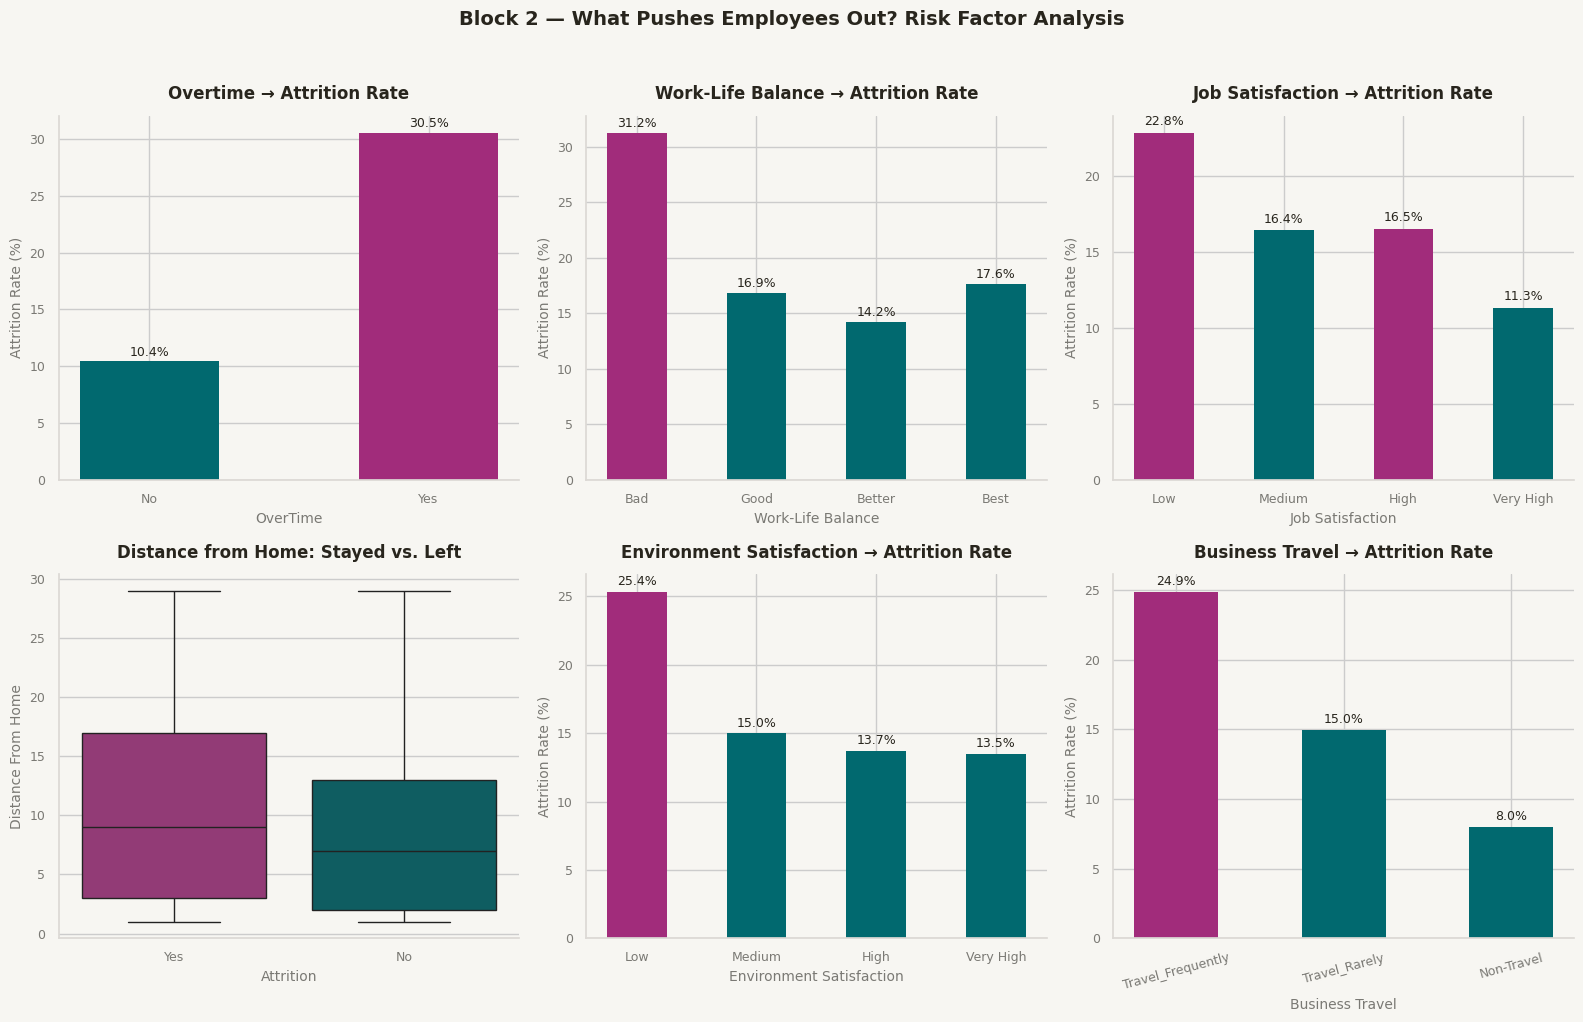

Generate this figure with Python:
fig, axes = plt.subplots(2, 3, figsize=(16, 10))
fig.patch.set_facecolor(BG)
fig.suptitle(
    'Block 2 — What Pushes Employees Out? Risk Factor Analysis',
    color=TEXT, fontsize=14, fontweight='bold', y=1.02
)

# 2A — Overtime
ot = df.groupby('OverTime')['Attrition_Binary'].mean().mul(100)
ax = axes[0, 0]
bars = ax.bar(
    ot.index, ot.values,
    color=[LEAVE if x == 'Yes' else STAY for x in ot.index],
    edgecolor='none', width=0.5
)
for b in bars:
    ax.text(
        b.get_x() + b.get_width()/2, b.get_height() + 0.5,
        f'{b.get_height():.1f}%', ha='center', fontsize=9, color=TEXT
    )
style_ax(ax, 'Overtime → Attrition Rate', 'OverTime', 'Attrition Rate (%)')

# 2B — Work-life balance
wlb = df.groupby('WorkLifeBalance')['Attrition_Binary'].mean().mul(100)
wlb_map = {1: 'Bad', 2: 'Good', 3: 'Better', 4: 'Best'}
ax = axes[0, 1]
bars = ax.bar(
    [wlb_map[i] for i in wlb.index], wlb.values,
    color=[LEAVE if v == wlb.max() else STAY for v in wlb.values],
    edgecolor='none', width=0.5
)
for b in bars:
    ax.text(
        b.get_x() + b.get_width()/2, b.get_height() + 0.5,
        f'{b.get_height():.1f}%', ha='center', fontsize=9, color=TEXT
    )
style_ax(ax, 'Work-Life Balance → Attrition Rate', 'Work-Life Balance', 'Attrition Rate (%)')

# 2C — Job satisfaction
js = df.groupby('JobSatisfaction')['Attrition_Binary'].mean().mul(100)
sat_map = {1: 'Low', 2: 'Medium', 3: 'High', 4: 'Very High'}
ax = axes[0, 2]
bars = ax.bar(
    [sat_map[i] for i in js.index], js.values,
    color=[LEAVE if v >= js.quantile(0.6) else STAY for v in js.values],
    edgecolor='none', width=0.5
)
for b in bars:
    ax.text(
        b.get_x() + b.get_width()/2, b.get_height() + 0.5,
        f'{b.get_height():.1f}%', ha='center', fontsize=9, color=TEXT
    )
style_ax(ax, 'Job Satisfaction → Attrition Rate', 'Job Satisfaction', 'Attrition Rate (%)')

# 2D — Distance from home
ax = axes[1, 0]
sns.boxplot(data=df, x='Attrition', y='DistanceFromHome',
            palette={'No': STAY, 'Yes': LEAVE}, ax=ax)
style_ax(ax, 'Distance from Home: Stayed vs. Left', 'Attrition', 'Distance From Home')

# 2E — Environment satisfaction
es = df.groupby('EnvironmentSatisfaction')['Attrition_Binary'].mean().mul(100)
ax = axes[1, 1]
bars = ax.bar(
    [sat_map[i] for i in es.index], es.values,
    color=[LEAVE if v == es.max() else STAY for v in es.values],
    edgecolor='none', width=0.5
)
for b in bars:
    ax.text(
        b.get_x() + b.get_width()/2, b.get_height() + 0.5,
        f'{b.get_height():.1f}%', ha='center', fontsize=9, color=TEXT
    )
style_ax(ax, 'Environment Satisfaction → Attrition Rate',
         'Environment Satisfaction', 'Attrition Rate (%)')

# 2F — Business travel
bt = df.groupby('BusinessTravel')['Attrition_Binary'].mean().mul(100).sort_values(ascending=False)
ax = axes[1, 2]
bars = ax.bar(
    bt.index, bt.values,
    color=[LEAVE if v == bt.max() else STAY for v in bt.values],
    edgecolor='none', width=0.5
)
for b in bars:
    ax.text(
        b.get_x() + b.get_width()/2, b.get_height() + 0.5,
        f'{b.get_height():.1f}%', ha='center', fontsize=9, color=TEXT
    )
style_ax(ax, 'Business Travel → Attrition Rate', 'Business Travel', 'Attrition Rate (%)')
ax.tick_params(axis='x', rotation=15)

plt.tight_layout()
plt.savefig('output/block2_risk_factors.png', dpi=150, bbox_inches='tight', facecolor=BG)
plt.show()
